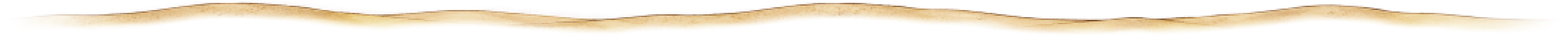
#> input picture reference/ink-pages/mockups/nav/2026-11-12-california/ridge-strip.png, 2172 x 51 px, given in place of today-about-bar.png, which was not available (shown at 1/2 size)
$ python pack.py
#> lines starting #> are read from the running program, lines starting #| are printed output that depends on the picture
"""Turn the shots into web pictures for the review page (page/img/)."""

from pathlib import Path

from PIL import Image

HERE = Path(__file__).parent
SHOTS = HERE / "shots"
OUT = HERE / "page" / "img"
OUT.mkdir(parents=True, exist_ok=True)

for v in ("today", "f", "g"):
    # The bar close up: the column only, at 2x.
    bar = Image.open(SHOTS / f"{v}-about-bar.png").convert("RGB")
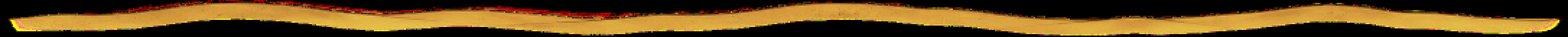
#> bar: PIL image 2172x51 RGB (shown at 1/2 size); mean R, G, B 101.7, 73.1, 27.7
    bar.crop((180, 0, 2900, 300)).save(OUT / f"{v}-bar.webp", quality=88)
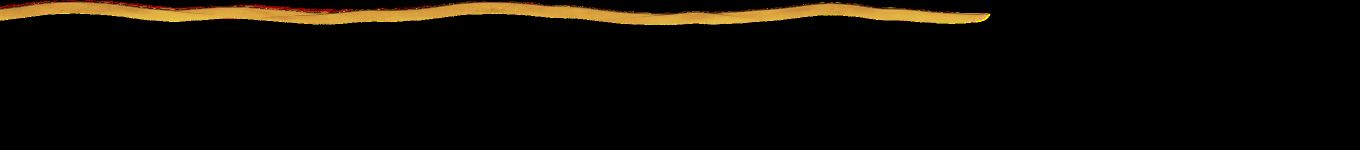
#> saved as today-bar.webp: PIL image 2720x300 RGB (shown at 1/2 size); mean R, G, B 12.8, 9.2, 3.5
    for name, width in (("home", 1600), ("home-settled", 1600), ("about", 1600)):
        im = Image.open(SHOTS / f"{v}-{name}.png").convert("RGB")
        im.resize((width, round(im.height * width / im.width)), Image.LANCZOS).save(
            OUT / f"{v}-{name}.webp", quality=84
        )
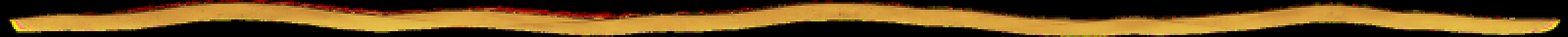
#> saved as today-home.webp: PIL image 1600x38 RGB (shown at 1/2 size); mean R, G, B 102.3, 73.5, 27.9
#> (the run stopped early here; a loop or call above may not have finished)
